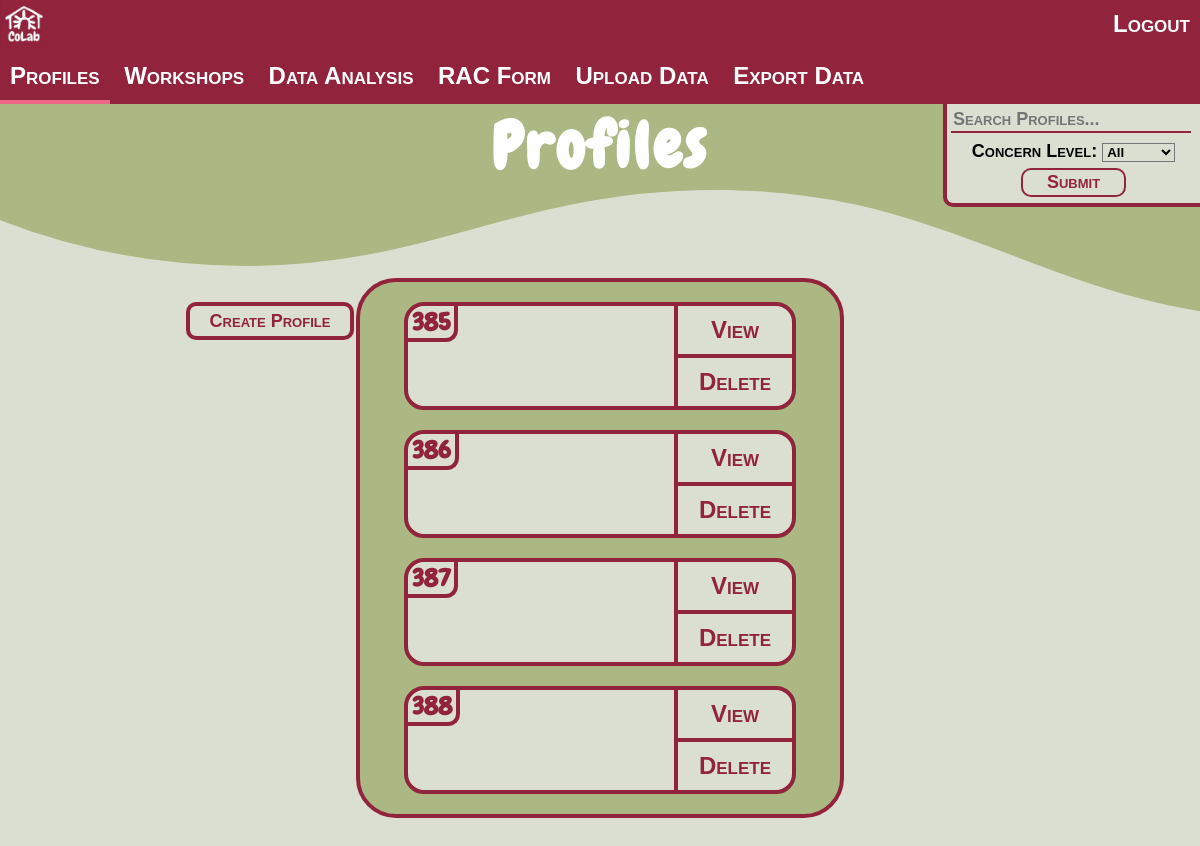
The app's page / (signed in) with its own data.
### base/models.py (models this page shows, shortened)
class Profile(models.Model):
    updated = models.DateTimeField(auto_now=True)
    created = models.DateTimeField(auto_now_add=True)
    RACdate = models.DateField(null=True,blank=True)
    cr_name = encrypt(models.CharField(max_length=50,null=True,blank=True))
    cr_contact = encrypt(models.CharField(max_length=100,null=True,blank=True))
    cr_org = encrypt(models.CharField(max_length=100,null=True,blank=True))
    cr_team = encrypt(models.CharField(max_length=50,null=True,blank=True))
    cr_risk = encrypt(models.CharField(max_length=500,null=True,blank=True))
    person_name = encrypt(models.CharField(max_length=100))
    person_contact = encrypt(models.CharField(max_length=100,null=True,blank=True))
    gp_surgery = encrypt(models.CharField(max_length=100,null=True,blank=True))
    nhs_number = encrypt(models.CharField(max_length=100,null=True,blank=True))
    address = encrypt(models.CharField(max_length=100,null=True,blank=True))
    walk_in = models.BooleanField(null=True,blank=True)
    email = encrypt(models.EmailField(max_length=100,null=True,blank=True))
    dob = encrypt(models.CharField(max_length=100, null=True,blank=True))
    gender = encrypt(models.CharField(max_length=1,null=True,blank=True))
    concern_description = encrypt(models.CharField(max_length=500,null=True,blank=True))
    is_homeless = models.BooleanField(default=False)
    is_alcoholic = models.BooleanField(default=False)
    using_drugs = models.BooleanField(default=False)
    taking_medication = models.BooleanField(default=False)
    consent_to_share = models.BooleanField()
    signature = encrypt(models.CharField(max_length=100,null=True,blank=True))
    signature_date = encrypt(models.CharField(max_length=100,null=True,blank=True))
    referredTo = encrypt(models.CharField(max_length=100,choices=reffer_choices,null=True,blank=True))
    referredToMore = encrypt(models.CharField(max_length=200,null=True,blank=True))
    support_needed = encrypt(models.CharField(max_length=500, null=True, blank=True))
    support_accessed = encrypt(models.CharField(max_length=500, null=True, blank=True))
    initialDecision = encrypt(models.CharField(max_length=500, null=True, blank=True))
    personal_plan = encrypt(models.CharField(max_length=500, null=True, blank=True))
    likes = MultiSelectField(choices = like_choices,max_choices=5, max_length=200,blank=True)
    dislikes = MultiSelectField(choices = dislike_choices,max_choices=5, max_length=200,blank=True)
    concern_level = models.CharField(max_length=20,null=True,blank=True,choices=concern_levels)

### base/views.py (the view)
# urls.py: path('', views.home, name="home"),
@login_required(login_url='/login')
def home(request):
    q = request.GET.get('q')
    c = request.GET.get('concern')
    all_profiles = list(Profile.objects.all())
    if q != None and q!= "":
        profiles = [profile for profile in all_profiles if q.lower() in profile.person_name.lower()]
    else:
        profiles = all_profiles
    if c != "" and c != None:
        profiles = [profile for profile in profiles if c == profile.concern_level]
    else:
        profiles = profiles
    context = {"profiles": profiles}
    return render(request,'base/home.html',context)

### base/templates/base/home.html (shortened to what this page needs)
{% extends 'main.html' %}
{% load static %}
{% block additional_css %}
    <link rel="stylesheet" href="{% static '/css/home.css' %}">
{% endblock %}
{% block content %}
    <div class="title">
        <h1>Profiles</h1>
        <div class="filters">
            <form method="GET">
                <div class="search-box">
                    <input type="text" name="q" placeholder="Search Profiles..." class="search">
                </div>
                <div class="concern-level">
                    Concern Level:
                    <select name="concern" class="concern-dropdown">
                        <option value="">All</option>
                    </select>
                </div>
                <input type="submit" class="btn"/>
            </form>
        </div>
    </div>
    <div class="wave">
    </div>
    <div class="container">
        <a href="{% url 'rac' %}" class="create-profile">Create Profile</a>
        <div class="main-body">
            <div class="profile-list">
                {% for obj in profiles %}
                <div class="profile">
                    <a href="{% url 'profile' obj.id %}" class="profile-left">
                        <div class="id">
                            {{obj.id}}
                        </div>
                    </a>
                    <div class="profile-right">
                        <a href = "{% url 'profile' obj.id %}" class="edit-profile">
                            <div class="edit">
                                View
                            </div>
                        </a>
                        <a href = "{% url 'delete-profile' obj.id %}" class="delete-profile">
                            <div class="delete">
                                Delete
                            </div>
                        </a>
                    </div>
                </div>
                {% endfor %}
            </div>
        </div>
    </div>
{% endblock %}

### base/static/css/main.css (style rules this page uses)
body { font-family: 'Arial', sans-serif; background-color: #DBDFD2; color: #333; margin: 0; padding: 0; box-sizing: border-box; }

### base/static/css/home.css (style rules this page uses)
h1 { font-family: 'Chewy-Regular', sans-serif; font-size: 64px; letter-spacing: 0.05em; margin: 0; padding: 0; }
.title { width: 100%; text-align: center; margin: 0; padding: 0; background-color: #ABB883; color: #fff; position: relative; }
.filters { height: fit-content; margin: 0; background-color: #DBDFD2; border: #91233C 4px solid; border-top: none; border-right: none; border-bottom-left-radius: 10px; float: right; position: absolute; top: 0; right: 0; display: flex; flex-direction: column; align-items: center; z-index: 2; }
.search-box { width: 98%; padding: 4px; box-sizing: border-box; }
.search { width: 100%; font-family: Arial, Helvetica, sans-serif; font-size: 18px; background-color: #DBDFD2; color: #000; font-weight: 700; text-decoration: none solid rgb(68, 68, 68); font-variant: small-caps; border: none; border-bottom: #91233C 2px solid; box-sizing: border-box; }
.concern-level { font-family: Arial, Helvetica, sans-serif; font-size: 18px; background-color: #DBDFD2; color: #000; font-weight: 700; text-decoration: none solid rgb(68, 68, 68); font-variant: small-caps; margin-top: 4px; }
.concern-dropdown { background-color: #DBDFD2; color: #000; font-weight: 700; text-decoration: none solid rgb(68, 68, 68); }
.wave { position: absolute; width: 100%; overflow: hidden; line-height: 0; pointer-events: none; z-index: 1; }
.wave svg { position: relative; display: block; width: calc(115% + 1.3px); height: 141px; }
.container { display: flex; justify-content: center; position: relative; }
.create-profile { font-family: Arial, Helvetica, sans-serif; font-size: 18px; background-color: #DBDFD2; color: #91233C; font-weight: 700; text-decoration: none solid rgb(68, 68, 68); font-variant: small-caps; text-decoration: none; width: 160px; height: 30px; border: #91233C 4px solid; border-radius: 10px; text-align: center; line-height: 30px; position: absolute; top: 114px; margin-right: 55% ; }
.main-body { margin-top: 90px; width: 40%; background-color: #ABB883; border: #91233C 4px solid; border-radius: 40px; display:block; flex-direction: column; align-items: center; justify-content: center; margin-bottom: 40px; }
.profile-list { width: 100%; display: flex; flex-direction: column; align-items: center; }
.profile:first-child { margin-top: 20px; }
.profile:last-child { margin-bottom: 20px; }
.profile { font-family: Arial, Helvetica, sans-serif; font-size: 24px; background-color: #DBDFD2; color: #91233C; font-weight: 700; text-decoration: none solid rgb(68, 68, 68); font-variant: small-caps; width: 80%; height: 100px; margin-top: 10px; margin-bottom: 10px; border: #91233C 4px solid; border-radius: 20px; display: flex; flex-direction: row; align-items: center; overflow: hidden; }
.profile a:link, .profile a:visited { color: inherit; text-decoration: none; }
.profile-left { width: 70%; height: 100%; border-right: #91233C 4px solid; }
.profile-right { width: 30%; height: 100%; display: flex; flex-direction: column; align-items: center; }
.id { font-family: 'Chewy-Regular', sans-serif; width: fit-content; font-size: 24px; padding-left: 4px; padding-right: 4px; border-right: #91233C 4px solid; border-bottom: #91233C 4px solid; border-bottom-right-radius: 12px; }
.edit-profile { border-bottom: #91233C 4px solid; }
.edit-profile, .delete-profile { width: 100%; height: 50%; display: flex; flex-direction: column; justify-content: center; align-items: center; }
.btn { font-family: Arial, Helvetica, sans-serif; font-size: 18px; background-color: #DBDFD2; color: #91233C; font-weight: 700; text-decoration: none solid rgb(68, 68, 68); font-variant: small-caps; width: fit-content; height: fit-content; padding: 2px 4px; padding-inline: 24px; margin: 6px; border: #91233C 2px solid; border-radius: 10px; display: inline-block; }

### base/static/css/navbar.css (style rules this page uses)
a { text-decoration: none; }

### records on screen
Profile: id "385"
Profile: id "386"
Profile: id "387"
Profile: id "388"
